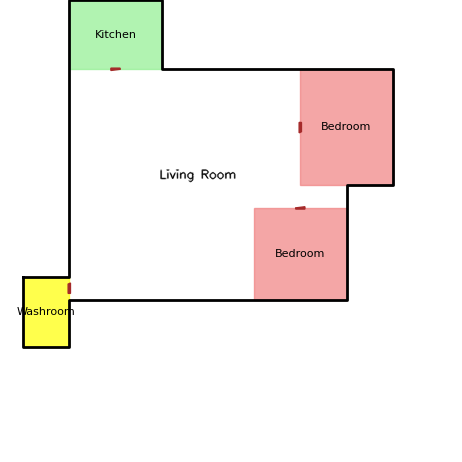
#> input picture perfect/floorplan_1.png, 462 x 462 px; its folder holds only this picture in this run
$ python -i perfect_plan_selector.py   (imports and definitions only)
#> lines starting #> are read from the running program, lines starting #| are printed output that depends on the picture; after the words box and inside, x2 and y2 are one past the last pixel; in counts of white or black regions, pixels touching at a corner belong together
#> further down, picture is the input picture: shape (462, 462, 3); mean B, G, R 237, 241.2, 246.3
import os
import cv2
import numpy as np

class PerfectPlanSelector:
    def __init__(
        self,
        input_dir="finaloutput",
        output_dir="perfect",
        min_contour_area=200
    ):
        """
        :param input_dir:  Folder where labeled floorplans are found.
        :param output_dir: Folder to store the final chosen images.
        :param min_contour_area: Any contour below this is ignored when checking 'connected'.
        """
        self.input_dir = input_dir
        self.output_dir = output_dir
        os.makedirs(self.output_dir, exist_ok=True)

        # Minimum contour area to consider a valid shape for connectivity
        self.min_contour_area = min_contour_area

    # [72 lines left out: functions select_connected_plans, is_connected, not called in this run]

    def get_living_room_area(self, image):
        """
        Measure the largest white region inside the black boundary = "living-room" area.

        Steps:
          1) Get the largest black boundary => mask the interior
          2) Among the interior, consider any pixel with b>=240,g>=240,r>=240 => white => living
          3) Find external contours => largest is living area => return its area
        """
        h, w = image.shape[:2]
#> h = 462; w = 462

        gray = cv2.cvtColor(image, cv2.COLOR_BGR2GRAY)
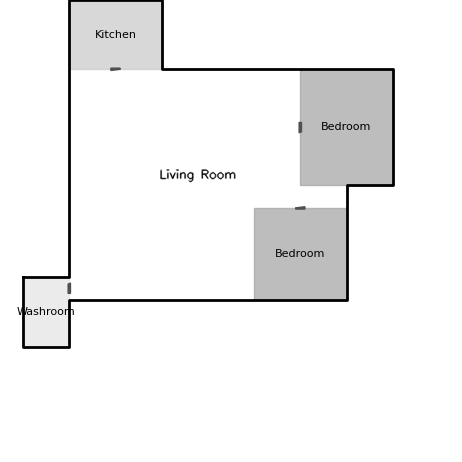
#> gray: shape (462, 462); min 0, max 255, mean 242.2
        # black => invert => largest boundary
        _, black_mask = cv2.threshold(gray, 50, 255, cv2.THRESH_BINARY_INV)
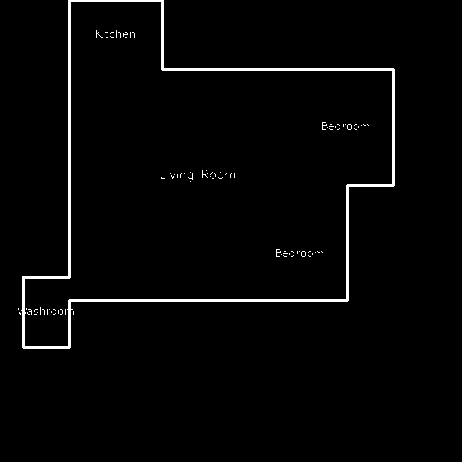
#> black_mask: shape (462, 462); 2.1% white; 87 white regions (86 under 20 px)
        cnts, _ = cv2.findContours(black_mask, cv2.RETR_EXTERNAL, cv2.CHAIN_APPROX_SIMPLE)
#> cnts = 4 contours, 3 with area under 20; largest, box (x1, y1, x2, y2) and area: (21, 0, 395, 349) 80536
        if not cnts:
            return 0

        # pick largest black boundary
        largest = max(cnts, key=cv2.contourArea)
#> largest = contour of 29 points, box (x1, y1, x2, y2) (21, 0, 395, 349), area 80536
        floorplan_mask = np.zeros_like(black_mask)
        cv2.drawContours(floorplan_mask, [largest], -1, 255, -1)
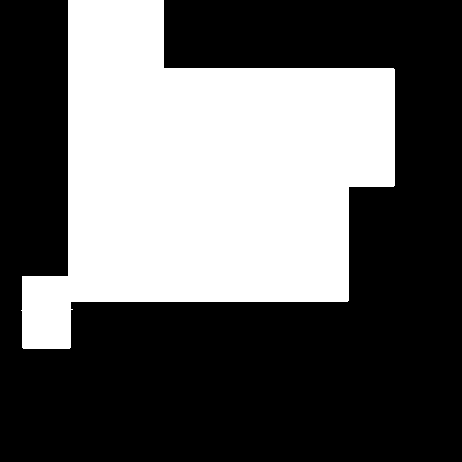
#> floorplan_mask: shape (462, 462); 38.1% white; 1 white region, box (x1, y1, x2, y2) and area: (21, 0, 395, 349) 81253

        # build living_mask => strictly white inside floorplan
        living_mask = np.zeros((h, w), dtype=np.uint8)
        for y in range(h):
            for x in range(w):
                if floorplan_mask[y, x] == 255:
                    b, g, r = image[y, x]
                    if b>=240 and g>=240 and r>=240:
                        living_mask[y, x] = 255
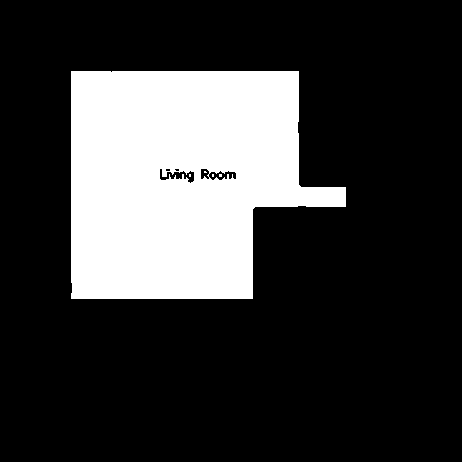
#> living_mask: shape (462, 462); 22.6% white; 5 white regions (4 under 20 px)

        # find largest living contour => area
        lcnts, _ = cv2.findContours(living_mask, cv2.RETR_EXTERNAL, cv2.CHAIN_APPROX_SIMPLE)
#> lcnts = 1 contour; box (x1, y1, x2, y2) and area: (71, 71, 346, 299) 48169
        if not lcnts:
            return 0

        largest_lr = max(lcnts, key=cv2.contourArea)
#> largest_lr = contour of 25 points, box (x1, y1, x2, y2) (71, 71, 346, 299), area 48169
        return cv2.contourArea(largest_lr)

>>> import cv2
>>> picture = cv2.imread('perfect/floorplan_1.png')
>>> result = PerfectPlanSelector().get_living_room_area(picture)
#> result = 48169

$ run again, on perfect/floorplan_14.png
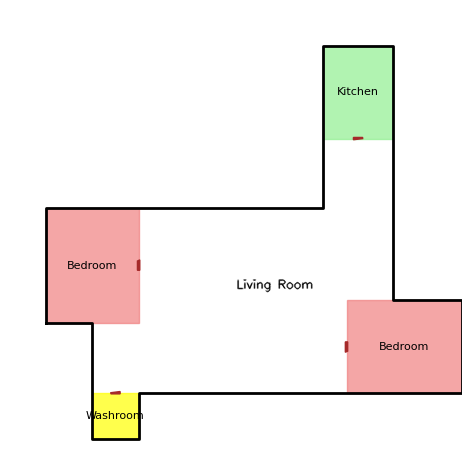
#> input picture perfect/floorplan_14.png, 462 x 462 px
#> picture is the input picture: shape (462, 462, 3); mean B, G, R 236.5, 239.9, 245.7
#> in get_living_room_area, `_, black_mask = cv2.threshold(gray, 50, 255, cv2.THRESH_BINARY_INV)`:
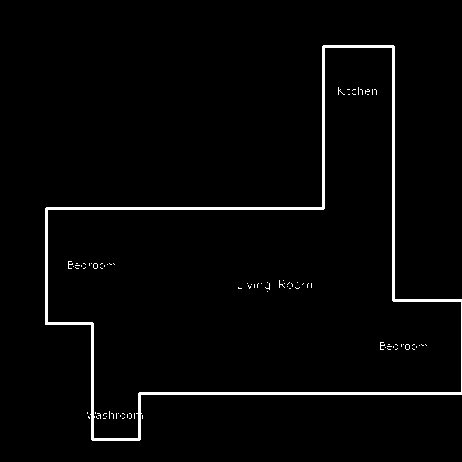
#> black_mask: shape (462, 462); 2.4% white; 87 white regions (86 under 20 px)
#> cnts = 4 contours, 3 with area under 20; largest, box (x1, y1, x2, y2) and area: (45, 45, 462, 441) 82328
#> largest = contour of 27 points, box (x1, y1, x2, y2) (45, 45, 462, 441), area 82328
#> floorplan_mask: shape (462, 462); 38.9% white; 1 white region, box (x1, y1, x2, y2) and area: (45, 45, 462, 441) 83135
#> after the loop in get_living_room_area, `for y in range(h):`:
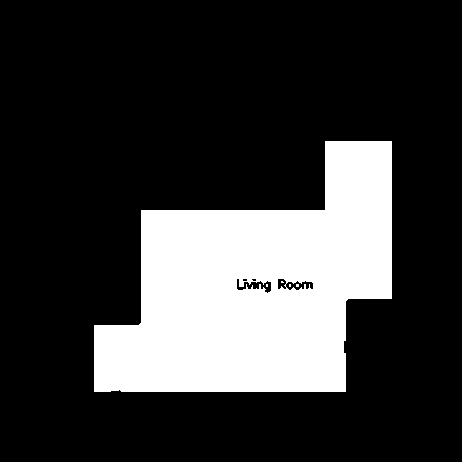
#> living_mask: shape (462, 462); 22.8% white; 5 white regions (4 under 20 px)
#> lcnts = 1 contour; box (x1, y1, x2, y2) and area: (94, 141, 392, 392) 48602
#> largest_lr = contour of 24 points, box (x1, y1, x2, y2) (94, 141, 392, 392), area 48602
#> result = 48601.5

$ run again, on perfect/floorplan_16.png
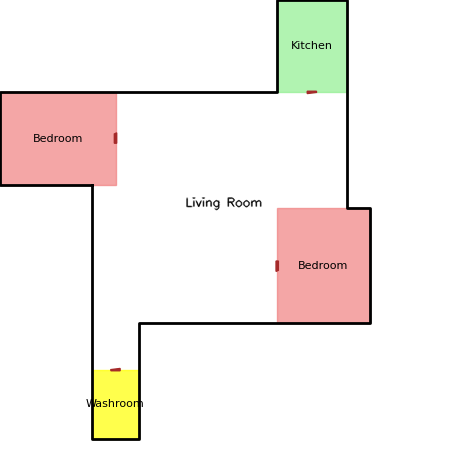
#> input picture perfect/floorplan_16.png, 462 x 462 px
#> picture is the input picture: shape (462, 462, 3); mean B, G, R 235.6, 239.9, 245.7
#> in get_living_room_area, `_, black_mask = cv2.threshold(gray, 50, 255, cv2.THRESH_BINARY_INV)`:
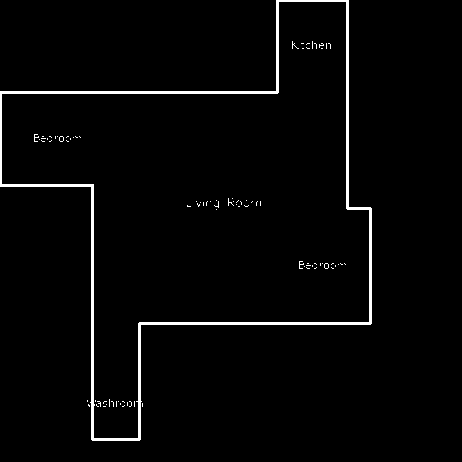
#> black_mask: shape (462, 462); 2.4% white; 87 white regions (86 under 20 px)
#> cnts = 4 contours, 3 with area under 20; largest, box (x1, y1, x2, y2) and area: (0, 0, 372, 441) 83455
#> largest = contour of 26 points, box (x1, y1, x2, y2) (0, 0, 372, 441), area 83455
#> floorplan_mask: shape (462, 462); 39.5% white; 1 white region, box (x1, y1, x2, y2) and area: (0, 0, 372, 441) 84263
#> after the loop in get_living_room_area, `for y in range(h):`:
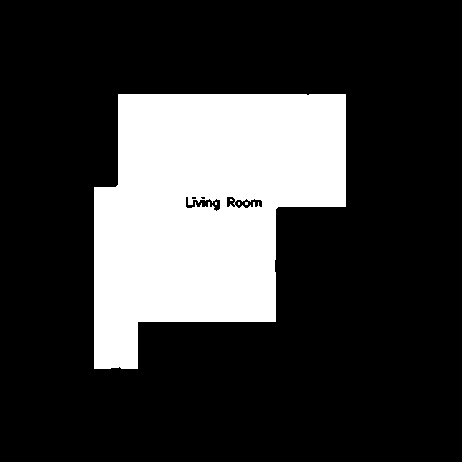
#> living_mask: shape (462, 462); 22.9% white; 5 white regions (4 under 20 px)
#> lcnts = 1 contour; box (x1, y1, x2, y2) and area: (94, 94, 346, 369) 48700
#> largest_lr = contour of 26 points, box (x1, y1, x2, y2) (94, 94, 346, 369), area 48700
#> result = 48700.5
